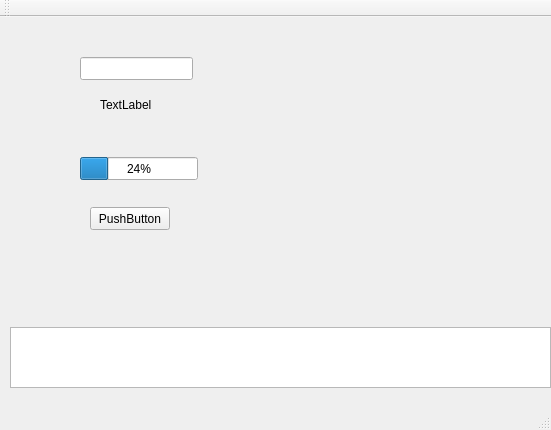
<?xml version="1.0" encoding="UTF-8"?>
<ui version="4.0">
 <class>MainWindow</class>
 <widget class="QMainWindow" name="MainWindow">
  <property name="geometry">
   <rect>
    <x>0</x>
    <y>0</y>
    <width>551</width>
    <height>430</height>
   </rect>
  </property>
  <property name="windowTitle">
   <string>MainWindow</string>
  </property>
  <widget class="QWidget" name="centralWidget">
   <widget class="QTextBrowser" name="textBrowser">
    <property name="geometry">
     <rect>
      <x>10</x>
      <y>310</y>
      <width>541</width>
      <height>61</height>
     </rect>
    </property>
   </widget>
   <widget class="QLineEdit" name="lineEdit">
    <property name="geometry">
     <rect>
      <x>80</x>
      <y>40</y>
      <width>113</width>
      <height>23</height>
     </rect>
    </property>
   </widget>
   <widget class="QLabel" name="label">
    <property name="geometry">
     <rect>
      <x>100</x>
      <y>80</y>
      <width>59</width>
      <height>15</height>
     </rect>
    </property>
    <property name="text">
     <string>TextLabel</string>
    </property>
   </widget>
   <widget class="QProgressBar" name="progressBar">
    <property name="geometry">
     <rect>
      <x>80</x>
      <y>140</y>
      <width>118</width>
      <height>23</height>
     </rect>
    </property>
    <property name="value">
     <number>24</number>
    </property>
   </widget>
   <widget class="QPushButton" name="pushButton">
    <property name="geometry">
     <rect>
      <x>90</x>
      <y>190</y>
      <width>80</width>
      <height>23</height>
     </rect>
    </property>
    <property name="text">
     <string>PushButton</string>
    </property>
   </widget>
  </widget>
  <widget class="QMenuBar" name="menuBar">
   <property name="geometry">
    <rect>
     <x>0</x>
     <y>0</y>
     <width>551</width>
     <height>20</height>
    </rect>
   </property>
  </widget>
  <widget class="QToolBar" name="mainToolBar">
   <attribute name="toolBarArea">
    <enum>TopToolBarArea</enum>
   </attribute>
   <attribute name="toolBarBreak">
    <bool>false</bool>
   </attribute>
  </widget>
  <widget class="QStatusBar" name="statusBar"/>
 </widget>
 <layoutdefault spacing="6" margin="11"/>
 <resources/>
 <connections/>
</ui>
